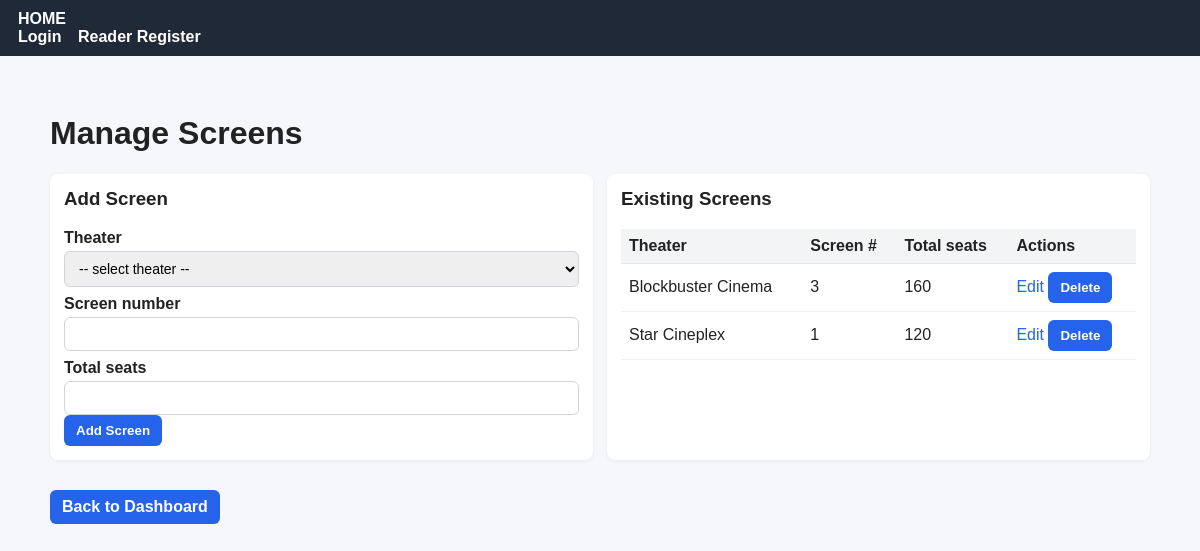
/CinemaBookingSystem/admin_screens.php (signed in), run on the app's committed database.
### tables this page shows
CREATE TABLE Screen (
  id INT AUTO_INCREMENT PRIMARY KEY,
  theater_id INT NOT NULL,
  screen_number INT NOT NULL,
  total_seats INT,
  FOREIGN KEY (theater_id)
    REFERENCES Theater(id)
    ON UPDATE CASCADE
    ON DELETE CASCADE
);

CREATE TABLE Theater (
  id INT AUTO_INCREMENT PRIMARY KEY,
  name VARCHAR(50) NOT NULL,
  location VARCHAR(80)
);

### CinemaBookingSystem/admin_screens.php (the view, shortened to what this page needs)
<?php
require 'includes/db.php';
require 'includes/header.php';
$editing = null;
$screens = $pdo->query("SELECT sc.*, t.name AS theater_name FROM Screen sc JOIN Theater t ON sc.theater_id = t.id ORDER BY t.name, sc.screen_number")->fetchAll();
?>
<h1>Manage Screens</h1>
<div class="grid-2">
    <div class="card">
        <h3><?= $editing ? 'Edit Screen' : 'Add Screen' ?></h3>
        <form method="post">
            <label>Theater</label>
            <select name="theater_id" required>
                <option value="">-- select theater --</option>
            </select>
            <label>Screen number</label>
            <input type="number" name="screen_number" value="<?= $editing ? (int)$editing['screen_number'] : '' ?>" required>
            <label>Total seats</label>
            <input type="number" name="total_seats" value="<?= $editing ? (int)$editing['total_seats'] : '' ?>" required>
            <?php if ($editing): ?>
                <button type="submit" name="edit_screen">Update Screen</button>
                <a class="btn" href="admin_screens.php">Cancel</a>
            <?php else: ?>
                <button type="submit" name="add_screen">Add Screen</button>
            <?php endif; ?>
        </form>
    </div>
    <div class="card">
        <h3>Existing Screens</h3>
        <?php if (count($screens) === 0): ?>
            <p>No screens found.</p>
        <?php else: ?>
            <table>
                <thead><tr><th>Theater</th><th>Screen #</th><th>Total seats</th><th>Actions</th></tr></thead>
                <tbody>
                <?php foreach($screens as $s): ?>
                    <tr>
                        <td><?=htmlspecialchars($s['theater_name'])?></td>
                        <td><?= (int)$s['screen_number'] ?></td>
                        <td><?= (int)$s['total_seats'] ?></td>
                        <td>
                            <a href="admin_screens.php?edit=<?= $s['id'] ?>">Edit</a>
                            <form method="post" style="display:inline" onsubmit="return confirm('Delete screen?');">
                                <button type="submit" name="delete_screen">Delete</button>
                            </form>
                        </td>
                    </tr>
                <?php endforeach; ?>
                </tbody>
            </table>
        <?php endif; ?>
    </div>
</div>
<p><a class="btn" href="admin_dashboard.php">Back to Dashboard</a></p>
</div>
</body>
</html>

### CinemaBookingSystem/css/style.css (style rules this page uses)
body { font-family: Arial, Helvetica, sans-serif; background: #f6f7fb; color: #222; margin: 0; padding: 0; }
.card { background: #fff; border-radius: 8px; padding: 14px; box-shadow: 0 1px 4px rgba(16,24,40,0.06); margin-bottom: 14px; }
.grid-2 { display: grid; grid-template-columns: 1fr 1fr; gap: 14px; }
form label { display:block; font-weight:600; margin-top:8px; margin-bottom:4px; }
input[type="text"], input[type="email"], input[type="password"], input[type="number"], input[type="date"], input[type="time"], select, textarea { width:100%; box-sizing: border-box; padding:8px 10px; border:1px solid #d1d5db; border-radius:6px; font-size:14px; }
button, .btn { display:inline-block; background:#2563eb; color:#fff; padding:8px 12px; border-radius:6px; text-decoration:none; border:none; cursor:pointer; font-weight:600; }
a { color: #2563eb; text-decoration: none; }
table { width:100%; border-collapse: collapse; margin-top:8px; }
table thead th { text-align:left; padding:8px; background:#f3f4f6; border-bottom:1px solid #e5e7eb; }
table tbody td { padding:8px; border-bottom:1px solid #eef2f7; }
.card h3 { margin-top:0; }

### data on the page
screen: theater.name "Blockbuster Cinema", screen_number "3", total_seats "160"
screen: theater.name "Star Cineplex", screen_number "1", total_seats "120"
